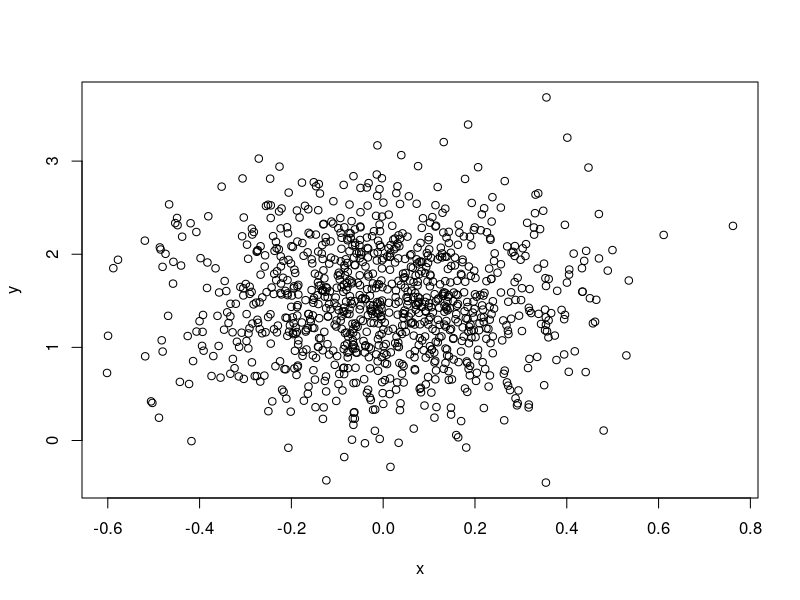
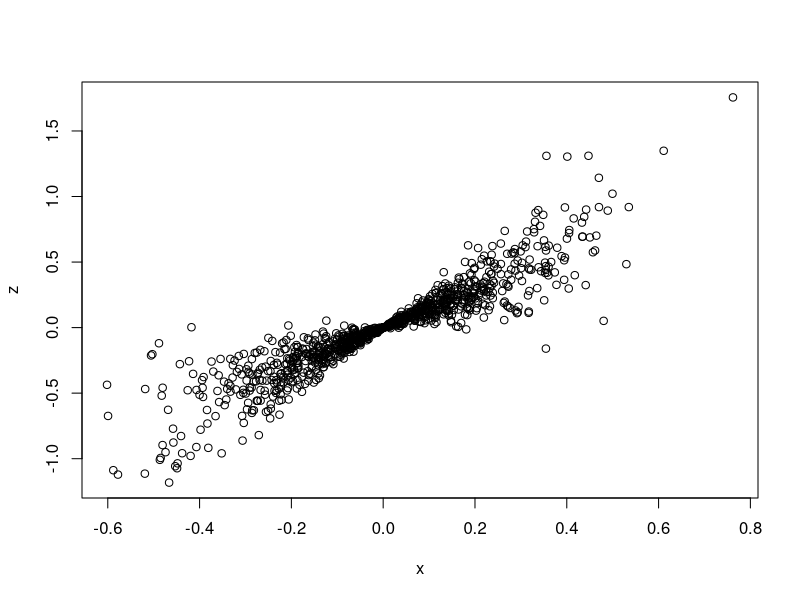

R code for these plots, in order:
## ---- chunk 1
knitr::opts_chunk$set(echo = TRUE)
## ---- chunk 2
set.seed(1)
x = rnorm(1000, 0, 0.2)
y = rnorm(1000, 1.5, 0.6)
z = x*y
plot(x, y)
plot(x, z)
